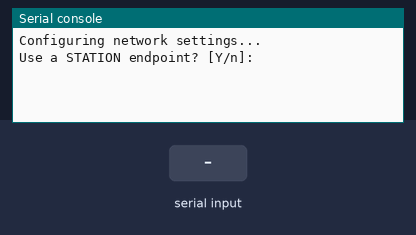
Simulated run of this program. Board: MicroPython board. Parts: the last lines printed to the serial console. The inputs (shaded band) are chosen by the test bench. Files the program writes start out absent. At 4.3 s the program stops and its outputs stay as they are.

Above: at 1.2 s.
1.3 s: "Y" typed at the serial console, then Enter
At 2.5 s:
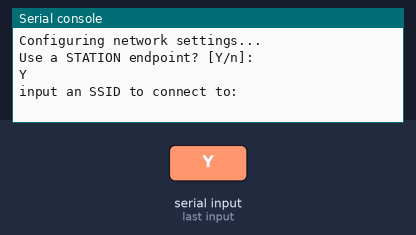
2.8 s: "n" typed at the serial console, then Enter
At 3.8 s:
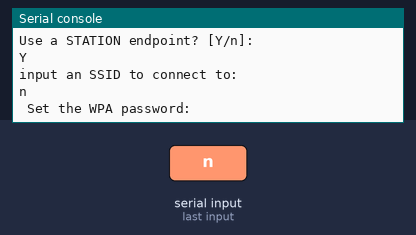
4.3 s: "1" typed at the serial console, then Enter
At 5.0 s:
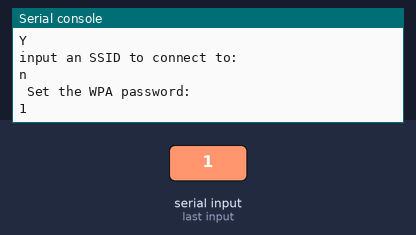

Measured:
- after the input at 1.3 s, the serial console: prints a new line at once (image 1)
- after the input at 2.8 s, the serial console: prints a new line at once (image 2)
- after the input at 4.3 s, the serial console: prints a new line at once (image 3)

The program:

esp_setup.py
```python
import network

print("Configuring network settings...")

MODE = None
while MODE != "Y" and MODE != "n":
    MODE = input("Use a STATION endpoint? [Y/n]: ")

if MODE == "Y":
    SSID = input("input an SSID to connect to: ")
    p1 = input(" Set the WPA password: ")
    PASS = p1
    MODE = "network.STA_IF"
else:
    MODE = "network.AP_IF"
    SSID = ""
    PASS = ""

f = open('net_cfg.py', 'w')
f.write("import network\n")
f.write("MODE = {}\n".format(MODE))
f.write("SSID = '{}'\n".format(SSID))
f.write("PASS = '{}'\n".format(PASS))
f.close()
```
